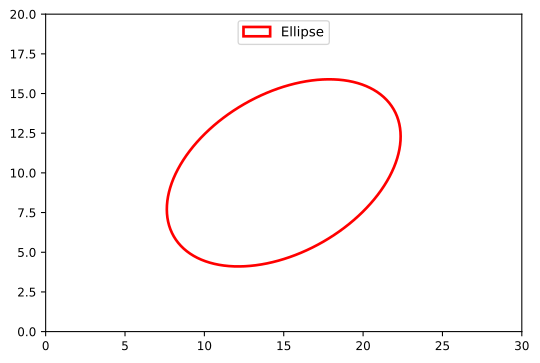

The script that drew this image:
from astropy.coordinates import Angle
from regions import PixCoord, EllipsePixelRegion
import matplotlib.pyplot as plt

fig, ax = plt.subplots(1, 1)

reg = EllipsePixelRegion(PixCoord(15, 10), width=16, height=10,
                         angle=Angle(30, 'deg'))
patch = reg.plot(ax=ax, facecolor='none', edgecolor='red', lw=2,
                 label='Ellipse')

ax.legend(handles=(patch,), loc='upper center')
ax.set_xlim(0, 30)
ax.set_ylim(0, 20)
ax.set_aspect('equal')
